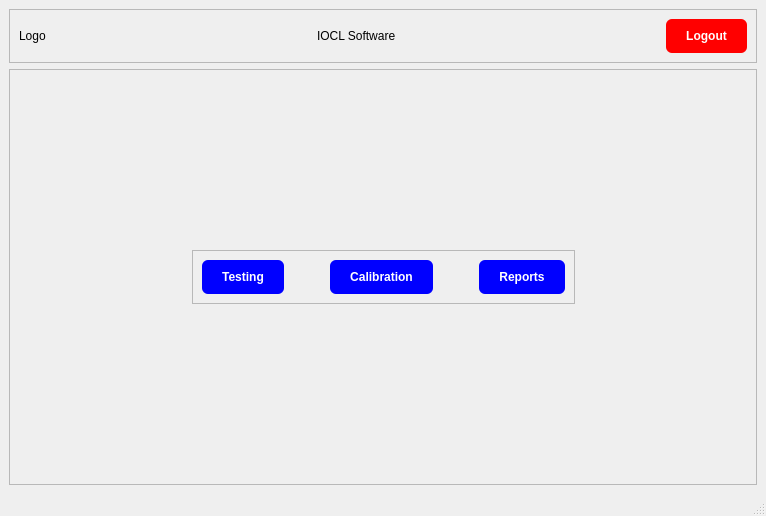
<?xml version="1.0" encoding="UTF-8"?>
<ui version="4.0">
 <class>MainWindow</class>
 <widget class="QMainWindow" name="MainWindow">
  <property name="geometry">
   <rect>
    <x>0</x>
    <y>0</y>
    <width>766</width>
    <height>516</height>
   </rect>
  </property>
  <property name="windowTitle">
   <string>MainWindow</string>
  </property>
  <widget class="QWidget" name="centralwidget">
   <layout class="QVBoxLayout" name="verticalLayout">
    <item>
     <widget class="QFrame" name="frame">
      <property name="frameShape">
       <enum>QFrame::StyledPanel</enum>
      </property>
      <property name="frameShadow">
       <enum>QFrame::Raised</enum>
      </property>
      <layout class="QHBoxLayout" name="horizontalLayout">
       <item>
        <widget class="QLabel" name="mainpageXymaLogoLabel">
         <property name="text">
          <string>Logo</string>
         </property>
        </widget>
       </item>
       <item>
        <spacer name="horizontalSpacer">
         <property name="orientation">
          <enum>Qt::Horizontal</enum>
         </property>
         <property name="sizeHint" stdset="0">
          <size>
           <width>262</width>
           <height>20</height>
          </size>
         </property>
        </spacer>
       </item>
       <item>
        <widget class="QLabel" name="label_2">
         <property name="text">
          <string>IOCL Software</string>
         </property>
        </widget>
       </item>
       <item>
        <spacer name="horizontalSpacer_2">
         <property name="orientation">
          <enum>Qt::Horizontal</enum>
         </property>
         <property name="sizeHint" stdset="0">
          <size>
           <width>262</width>
           <height>20</height>
          </size>
         </property>
        </spacer>
       </item>
       <item>
        <widget class="QPushButton" name="logoutButton">
         <property name="styleSheet">
          <string notr="true">#logoutButton {
	background-color: rgb(255, 0, 0);
   color: white;
	border-radius: 6px;
	padding: 10px 20px;
	font: bold;
}
</string>
         </property>
         <property name="text">
          <string>Logout</string>
         </property>
        </widget>
       </item>
      </layout>
     </widget>
    </item>
    <item>
     <widget class="QFrame" name="frame_3">
      <property name="frameShape">
       <enum>QFrame::StyledPanel</enum>
      </property>
      <property name="frameShadow">
       <enum>QFrame::Raised</enum>
      </property>
      <layout class="QGridLayout" name="gridLayout">
       <item row="0" column="1">
        <spacer name="verticalSpacer">
         <property name="orientation">
          <enum>Qt::Vertical</enum>
         </property>
         <property name="sizeHint" stdset="0">
          <size>
           <width>20</width>
           <height>152</height>
          </size>
         </property>
        </spacer>
       </item>
       <item row="1" column="0">
        <spacer name="horizontalSpacer_5">
         <property name="orientation">
          <enum>Qt::Horizontal</enum>
         </property>
         <property name="sizeHint" stdset="0">
          <size>
           <width>157</width>
           <height>20</height>
          </size>
         </property>
        </spacer>
       </item>
       <item row="1" column="1">
        <widget class="QFrame" name="frame_2">
         <property name="frameShape">
          <enum>QFrame::StyledPanel</enum>
         </property>
         <property name="frameShadow">
          <enum>QFrame::Raised</enum>
         </property>
         <layout class="QHBoxLayout" name="horizontalLayout_2">
          <item>
           <widget class="QPushButton" name="testingButton">
            <property name="styleSheet">
             <string notr="true">#testingButton {
	background-color: rgb(0, 0, 255);
   color: white;
	border-radius: 6px;
	padding: 10px 20px;
	font: bold;
}


</string>
            </property>
            <property name="text">
             <string>Testing</string>
            </property>
           </widget>
          </item>
          <item>
           <spacer name="horizontalSpacer_3">
            <property name="orientation">
             <enum>Qt::Horizontal</enum>
            </property>
            <property name="sizeHint" stdset="0">
             <size>
              <width>40</width>
              <height>20</height>
             </size>
            </property>
           </spacer>
          </item>
          <item>
           <widget class="QPushButton" name="calibrationButton">
            <property name="styleSheet">
             <string notr="true">#calibrationButton {
	background-color: rgb(0, 0, 255);
   color: white;
	border-radius: 6px;
	padding: 10px 20px;
	font: bold;
}</string>
            </property>
            <property name="text">
             <string>Calibration</string>
            </property>
           </widget>
          </item>
          <item>
           <spacer name="horizontalSpacer_4">
            <property name="orientation">
             <enum>Qt::Horizontal</enum>
            </property>
            <property name="sizeHint" stdset="0">
             <size>
              <width>40</width>
              <height>20</height>
             </size>
            </property>
           </spacer>
          </item>
          <item>
           <widget class="QPushButton" name="reportsButton">
            <property name="styleSheet">
             <string notr="true">#reportsButton {
	background-color: rgb(0, 0, 255);
   color: white;
	border-radius: 6px;
	padding: 10px 20px;
	font: bold;
}</string>
            </property>
            <property name="text">
             <string>Reports</string>
            </property>
           </widget>
          </item>
         </layout>
        </widget>
       </item>
       <item row="1" column="2">
        <spacer name="horizontalSpacer_6">
         <property name="orientation">
          <enum>Qt::Horizontal</enum>
         </property>
         <property name="sizeHint" stdset="0">
          <size>
           <width>157</width>
           <height>20</height>
          </size>
         </property>
        </spacer>
       </item>
       <item row="2" column="1">
        <spacer name="verticalSpacer_2">
         <property name="orientation">
          <enum>Qt::Vertical</enum>
         </property>
         <property name="sizeHint" stdset="0">
          <size>
           <width>20</width>
           <height>151</height>
          </size>
         </property>
        </spacer>
       </item>
      </layout>
     </widget>
    </item>
   </layout>
  </widget>
  <widget class="QMenuBar" name="menubar">
   <property name="geometry">
    <rect>
     <x>0</x>
     <y>0</y>
     <width>766</width>
     <height>22</height>
    </rect>
   </property>
  </widget>
  <widget class="QStatusBar" name="statusbar"/>
 </widget>
 <resources/>
 <connections/>
</ui>
